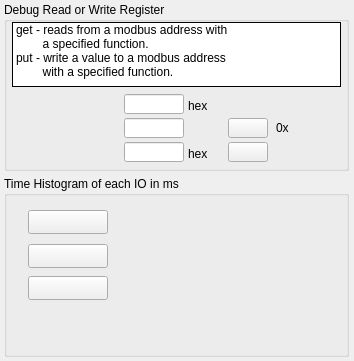
<?xml version="1.0" encoding="UTF-8"?>
<ui version="4.0">
 <class>Form</class>
 <widget class="QWidget" name="Form">
  <property name="geometry">
   <rect>
    <x>0</x>
    <y>0</y>
    <width>354</width>
    <height>361</height>
   </rect>
  </property>
  <property name="windowTitle">
   <string>Form</string>
  </property>
  <widget class="QGroupBox" name="groupBox">
   <property name="geometry">
    <rect>
     <x>4</x>
     <y>2</y>
     <width>345</width>
     <height>169</height>
    </rect>
   </property>
   <property name="title">
    <string>Debug Read or Write Register</string>
   </property>
   <widget class="CAButton" name="cabutton_4">
    <property name="geometry">
     <rect>
      <x>224</x>
      <y>116</y>
      <width>40</width>
      <height>20</height>
     </rect>
    </property>
    <property name="font">
     <font>
      <family>Monospace</family>
      <weight>75</weight>
      <bold>true</bold>
     </font>
    </property>
    <property name="checkable">
     <bool>false</bool>
    </property>
    <property name="autoDefault">
     <bool>false</bool>
    </property>
    <property name="onColor">
     <color>
      <red>160</red>
      <green>220</green>
      <blue>180</blue>
     </color>
    </property>
    <property name="offColor">
     <color>
      <red>230</red>
      <green>180</green>
      <blue>190</blue>
     </color>
    </property>
    <property name="useTextColor">
     <bool>true</bool>
    </property>
    <property name="writeOnPress" stdset="0">
     <bool>true</bool>
    </property>
    <property name="writeOnRelease" stdset="0">
     <bool>true</bool>
    </property>
    <property name="writeOnClick" stdset="0">
     <bool>false</bool>
    </property>
    <property name="onLabel">
     <string>Get</string>
    </property>
    <property name="offLabel">
     <string>Get</string>
    </property>
    <property name="variable" stdset="0">
     <string>$(P):BO:DEBUG-$(N):GET:MEM</string>
    </property>
    <property name="variableSubstitutions" stdset="0">
     <string>P=CHA,N=2</string>
    </property>
    <property name="subscribe">
     <bool>true</bool>
    </property>
    <property name="AlarmEnable" stdset="0">
     <bool>false</bool>
    </property>
    <property name="literalLabel">
     <bool>true</bool>
    </property>
   </widget>
   <widget class="CAButton" name="cabutton_5">
    <property name="geometry">
     <rect>
      <x>224</x>
      <y>140</y>
      <width>40</width>
      <height>20</height>
     </rect>
    </property>
    <property name="font">
     <font>
      <family>Monospace</family>
      <weight>75</weight>
      <bold>true</bold>
     </font>
    </property>
    <property name="checkable">
     <bool>false</bool>
    </property>
    <property name="autoDefault">
     <bool>false</bool>
    </property>
    <property name="onColor">
     <color>
      <red>160</red>
      <green>220</green>
      <blue>180</blue>
     </color>
    </property>
    <property name="offColor">
     <color>
      <red>230</red>
      <green>180</green>
      <blue>190</blue>
     </color>
    </property>
    <property name="useTextColor">
     <bool>true</bool>
    </property>
    <property name="writeOnPress" stdset="0">
     <bool>true</bool>
    </property>
    <property name="writeOnRelease" stdset="0">
     <bool>false</bool>
    </property>
    <property name="writeOnClick" stdset="0">
     <bool>false</bool>
    </property>
    <property name="onLabel">
     <string>Put</string>
    </property>
    <property name="offLabel">
     <string>Put</string>
    </property>
    <property name="variable" stdset="0">
     <string>$(P):BO:DEBUG-$(N):PUT:MEM</string>
    </property>
    <property name="variableSubstitutions" stdset="0">
     <string>P=CHA,N=2</string>
    </property>
    <property name="subscribe">
     <bool>true</bool>
    </property>
    <property name="AlarmEnable" stdset="0">
     <bool>false</bool>
    </property>
    <property name="literalLabel">
     <bool>true</bool>
    </property>
   </widget>
   <widget class="QListWidget" name="listWidget">
    <property name="geometry">
     <rect>
      <x>8</x>
      <y>20</y>
      <width>329</width>
      <height>65</height>
     </rect>
    </property>
    <property name="frameShape">
     <enum>QFrame::Box</enum>
    </property>
    <property name="frameShadow">
     <enum>QFrame::Plain</enum>
    </property>
    <property name="verticalScrollBarPolicy">
     <enum>Qt::ScrollBarAlwaysOff</enum>
    </property>
    <property name="horizontalScrollBarPolicy">
     <enum>Qt::ScrollBarAlwaysOff</enum>
    </property>
    <item>
     <property name="text">
      <string>get - reads from a modbus address with</string>
     </property>
    </item>
    <item>
     <property name="text">
      <string>        a specified function.</string>
     </property>
    </item>
    <item>
     <property name="text">
      <string>put - write a value to a modbus address</string>
     </property>
    </item>
    <item>
     <property name="text">
      <string>        with a specified function.</string>
     </property>
    </item>
   </widget>
   <widget class="QELabel" name="qelabel">
    <property name="geometry">
     <rect>
      <x>20</x>
      <y>92</y>
      <width>100</width>
      <height>20</height>
     </rect>
    </property>
    <property name="font">
     <font>
      <family>Monospace</family>
     </font>
    </property>
    <property name="alignment">
     <set>Qt::AlignRight|Qt::AlignTrailing|Qt::AlignVCenter</set>
    </property>
    <property name="variable" stdset="0">
     <string>$(P):LO:DEBUG-$(N):MADDR.DESC</string>
    </property>
    <property name="variableSubstitutions" stdset="0">
     <string>P=CHA,N=2</string>
    </property>
    <property name="displayAlarmState">
     <bool>false</bool>
    </property>
   </widget>
   <widget class="QELabel" name="qelabel_2">
    <property name="geometry">
     <rect>
      <x>20</x>
      <y>116</y>
      <width>100</width>
      <height>20</height>
     </rect>
    </property>
    <property name="font">
     <font>
      <family>Monospace</family>
     </font>
    </property>
    <property name="alignment">
     <set>Qt::AlignRight|Qt::AlignTrailing|Qt::AlignVCenter</set>
    </property>
    <property name="variable" stdset="0">
     <string>$(P):LO:DEBUG-$(N):MFUNC.DESC</string>
    </property>
    <property name="variableSubstitutions" stdset="0">
     <string>P=CHA,N=2</string>
    </property>
    <property name="displayAlarmState">
     <bool>false</bool>
    </property>
   </widget>
   <widget class="QELineEdit" name="qelineedit_3">
    <property name="geometry">
     <rect>
      <x>120</x>
      <y>140</y>
      <width>60</width>
      <height>20</height>
     </rect>
    </property>
    <property name="variable" stdset="0">
     <string>$(P):LO:DEBUG-$(N):MVAL</string>
    </property>
    <property name="variableSubstitutions" stdset="0">
     <string>P=CHA,N=2</string>
    </property>
    <property name="displayAlarmState">
     <bool>false</bool>
    </property>
   </widget>
   <widget class="QLabel" name="label_3">
    <property name="geometry">
     <rect>
      <x>272</x>
      <y>116</y>
      <width>16</width>
      <height>20</height>
     </rect>
    </property>
    <property name="text">
     <string>0x</string>
    </property>
   </widget>
   <widget class="QELabel" name="qelabel_4">
    <property name="geometry">
     <rect>
      <x>284</x>
      <y>116</y>
      <width>37</width>
      <height>20</height>
     </rect>
    </property>
    <property name="font">
     <font>
      <family>Monospace</family>
     </font>
    </property>
    <property name="alignment">
     <set>Qt::AlignLeading|Qt::AlignLeft|Qt::AlignVCenter</set>
    </property>
    <property name="variable" stdset="0">
     <string>$(P):LI:DEBUG-$(N):MVAL</string>
    </property>
    <property name="variableSubstitutions" stdset="0">
     <string>P=CHA,N=2</string>
    </property>
    <property name="displayAlarmState">
     <bool>false</bool>
    </property>
    <property name="format" stdset="0">
     <enum>QELabel::UnsignedInteger</enum>
    </property>
    <property name="radix">
     <UInt>16</UInt>
    </property>
   </widget>
   <widget class="QLabel" name="label">
    <property name="geometry">
     <rect>
      <x>184</x>
      <y>96</y>
      <width>21</width>
      <height>16</height>
     </rect>
    </property>
    <property name="text">
     <string>hex</string>
    </property>
   </widget>
   <widget class="QELineEdit" name="qelineedit_2">
    <property name="geometry">
     <rect>
      <x>120</x>
      <y>116</y>
      <width>60</width>
      <height>20</height>
     </rect>
    </property>
    <property name="variable" stdset="0">
     <string>$(P):LO:DEBUG-$(N):MFUNC</string>
    </property>
    <property name="variableSubstitutions" stdset="0">
     <string>P=CHA,N=2</string>
    </property>
    <property name="displayAlarmState">
     <bool>false</bool>
    </property>
   </widget>
   <widget class="QELabel" name="qelabel_3">
    <property name="geometry">
     <rect>
      <x>20</x>
      <y>140</y>
      <width>100</width>
      <height>20</height>
     </rect>
    </property>
    <property name="font">
     <font>
      <family>Monospace</family>
     </font>
    </property>
    <property name="alignment">
     <set>Qt::AlignRight|Qt::AlignTrailing|Qt::AlignVCenter</set>
    </property>
    <property name="variable" stdset="0">
     <string>$(P):LO:DEBUG-$(N):MVAL.DESC</string>
    </property>
    <property name="variableSubstitutions" stdset="0">
     <string>P=CHA,N=2</string>
    </property>
    <property name="displayAlarmState">
     <bool>false</bool>
    </property>
   </widget>
   <widget class="QELineEdit" name="qelineedit">
    <property name="geometry">
     <rect>
      <x>120</x>
      <y>92</y>
      <width>60</width>
      <height>20</height>
     </rect>
    </property>
    <property name="variable" stdset="0">
     <string>$(P):LO:DEBUG-$(N):MADDR</string>
    </property>
    <property name="variableSubstitutions" stdset="0">
     <string>P=CHA,N=2</string>
    </property>
    <property name="displayAlarmState">
     <bool>false</bool>
    </property>
   </widget>
   <widget class="QLabel" name="label_2">
    <property name="geometry">
     <rect>
      <x>184</x>
      <y>144</y>
      <width>21</width>
      <height>16</height>
     </rect>
    </property>
    <property name="text">
     <string>hex</string>
    </property>
   </widget>
  </widget>
  <widget class="QGroupBox" name="groupBox_2">
   <property name="geometry">
    <rect>
     <x>4</x>
     <y>176</y>
     <width>345</width>
     <height>181</height>
    </rect>
   </property>
   <property name="title">
    <string>Time Histogram of each IO in ms</string>
   </property>
   <widget class="CAButton" name="cabutton">
    <property name="geometry">
     <rect>
      <x>24</x>
      <y>34</y>
      <width>80</width>
      <height>24</height>
     </rect>
    </property>
    <property name="font">
     <font>
      <family>Monospace</family>
      <weight>75</weight>
      <bold>true</bold>
     </font>
    </property>
    <property name="checkable">
     <bool>true</bool>
    </property>
    <property name="autoDefault">
     <bool>false</bool>
    </property>
    <property name="useTextColor">
     <bool>true</bool>
    </property>
    <property name="writeOnPress" stdset="0">
     <bool>false</bool>
    </property>
    <property name="writeOnClick" stdset="0">
     <bool>true</bool>
    </property>
    <property name="onLabel">
     <string>Enable</string>
    </property>
    <property name="offLabel">
     <string>Enable</string>
    </property>
    <property name="variable" stdset="0">
     <string>$(P):BO:DEBUG-$(N):EN:HIST</string>
    </property>
    <property name="variableSubstitutions" stdset="0">
     <string>P=CHA,N=2</string>
    </property>
    <property name="subscribe">
     <bool>true</bool>
    </property>
    <property name="AlarmEnable" stdset="0">
     <bool>false</bool>
    </property>
    <property name="literalLabel">
     <bool>true</bool>
    </property>
   </widget>
   <widget class="CAButton" name="cabutton_2">
    <property name="geometry">
     <rect>
      <x>24</x>
      <y>68</y>
      <width>80</width>
      <height>24</height>
     </rect>
    </property>
    <property name="font">
     <font>
      <family>Monospace</family>
      <weight>75</weight>
      <bold>true</bold>
     </font>
    </property>
    <property name="checkable">
     <bool>false</bool>
    </property>
    <property name="autoDefault">
     <bool>false</bool>
    </property>
    <property name="onColor">
     <color>
      <red>220</red>
      <green>200</green>
      <blue>180</blue>
     </color>
    </property>
    <property name="offColor">
     <color>
      <red>160</red>
      <green>180</green>
      <blue>160</blue>
     </color>
    </property>
    <property name="useTextColor">
     <bool>true</bool>
    </property>
    <property name="writeOnPress" stdset="0">
     <bool>true</bool>
    </property>
    <property name="writeOnRelease" stdset="0">
     <bool>false</bool>
    </property>
    <property name="writeOnClick" stdset="0">
     <bool>false</bool>
    </property>
    <property name="onLabel">
     <string>Get Hist</string>
    </property>
    <property name="offLabel">
     <string>Get Hist</string>
    </property>
    <property name="variable" stdset="0">
     <string>$(P):BO:DEBUG-$(N):GET:HIST</string>
    </property>
    <property name="variableSubstitutions" stdset="0">
     <string>P=CHA,N=2</string>
    </property>
    <property name="subscribe">
     <bool>true</bool>
    </property>
    <property name="AlarmEnable" stdset="0">
     <bool>false</bool>
    </property>
    <property name="literalLabel">
     <bool>true</bool>
    </property>
   </widget>
   <widget class="CAButton" name="cabutton_3">
    <property name="geometry">
     <rect>
      <x>24</x>
      <y>100</y>
      <width>80</width>
      <height>24</height>
     </rect>
    </property>
    <property name="font">
     <font>
      <family>Monospace</family>
      <weight>75</weight>
      <bold>true</bold>
     </font>
    </property>
    <property name="checkable">
     <bool>false</bool>
    </property>
    <property name="autoDefault">
     <bool>false</bool>
    </property>
    <property name="onColor">
     <color>
      <red>255</red>
      <green>160</green>
      <blue>180</blue>
     </color>
    </property>
    <property name="offColor">
     <color>
      <red>220</red>
      <green>140</green>
      <blue>160</blue>
     </color>
    </property>
    <property name="useTextColor">
     <bool>true</bool>
    </property>
    <property name="writeOnPress" stdset="0">
     <bool>true</bool>
    </property>
    <property name="writeOnClick" stdset="0">
     <bool>false</bool>
    </property>
    <property name="onLabel">
     <string>Clr Hist</string>
    </property>
    <property name="offLabel">
     <string>Clr Hist</string>
    </property>
    <property name="variable" stdset="0">
     <string>$(P):BO:DEBUG-$(N):CLR:HIST</string>
    </property>
    <property name="variableSubstitutions" stdset="0">
     <string>P=CHA,N=2</string>
    </property>
    <property name="subscribe">
     <bool>true</bool>
    </property>
    <property name="AlarmEnable" stdset="0">
     <bool>false</bool>
    </property>
    <property name="literalLabel">
     <bool>true</bool>
    </property>
   </widget>
   <widget class="CAPlot" name="caplot">
    <property name="geometry">
     <rect>
      <x>124</x>
      <y>24</y>
      <width>200</width>
      <height>145</height>
     </rect>
    </property>
    <property name="trace2On">
     <bool>false</bool>
    </property>
    <property name="trace3On">
     <bool>false</bool>
    </property>
    <property name="trace4On">
     <bool>false</bool>
    </property>
    <property name="traceColor1">
     <color>
      <red>255</red>
      <green>240</green>
      <blue>170</blue>
     </color>
    </property>
    <property name="autoScaleX">
     <bool>false</bool>
    </property>
    <property name="gridEnableMajorX" stdset="0">
     <bool>true</bool>
    </property>
    <property name="xMax">
     <double>50.000000000000000</double>
    </property>
    <property name="nTicksMajorX">
     <number>5</number>
    </property>
    <property name="nTicksMinorX">
     <number>1</number>
    </property>
    <property name="gridEnableMajorY" stdset="0">
     <bool>true</bool>
    </property>
    <property name="nTicksMajorY">
     <number>7</number>
    </property>
    <property name="nTicksMinorY">
     <number>0</number>
    </property>
    <property name="backgroundColor" stdset="0">
     <color>
      <red>60</red>
      <green>60</green>
      <blue>100</blue>
     </color>
    </property>
    <property name="variable1" stdset="0">
     <string>$(P):WF:DEBUG-$(N):TIME:HIST</string>
    </property>
    <property name="variableSubstitutions" stdset="0">
     <string>P=CHA,N=2</string>
    </property>
    <property name="displayAlarmState">
     <bool>false</bool>
    </property>
   </widget>
  </widget>
 </widget>
 <customwidgets>
  <customwidget>
   <class>AButton</class>
   <extends>QPushButton</extends>
   <header>abutton.h</header>
  </customwidget>
  <customwidget>
   <class>CAButton</class>
   <extends>AButton</extends>
   <header>cabutton.h</header>
  </customwidget>
  <customwidget>
   <class>APlot</class>
   <extends>QFrame</extends>
   <header>aplot.h</header>
  </customwidget>
  <customwidget>
   <class>CAPlot</class>
   <extends>APlot</extends>
   <header>caplot.h</header>
  </customwidget>
  <customwidget>
   <class>QELabel</class>
   <extends>QLabel</extends>
   <header>QELabel.h</header>
  </customwidget>
  <customwidget>
   <class>QELineEdit</class>
   <extends>QLineEdit</extends>
   <header>QELineEdit.h</header>
  </customwidget>
 </customwidgets>
 <resources/>
 <connections/>
</ui>
